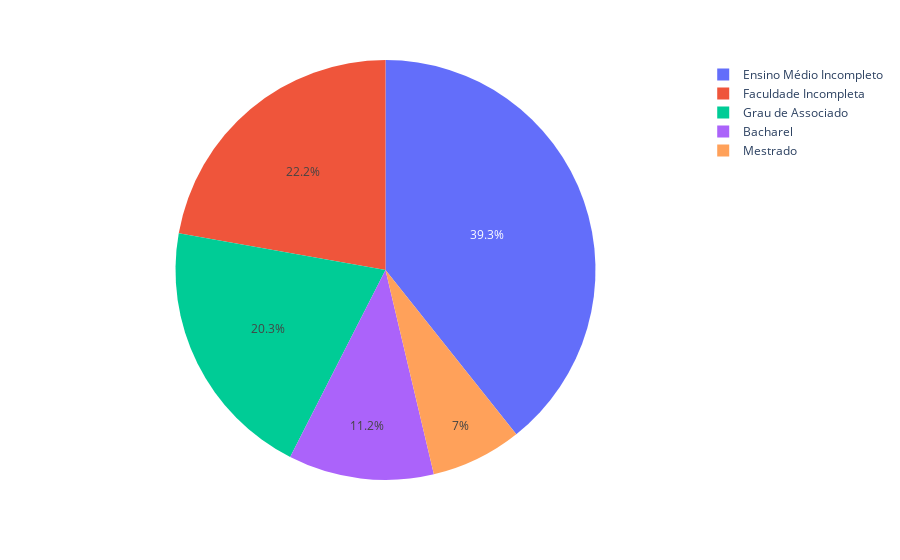

The notebook cell saved with this chart:
### Code cell
parental_degree_pie = px.pie(df, values = df['educ_parental'].value_counts().values, names = df['educ_parental'].value_counts().index)
parental_degree_pie.show()

### Figure 1 — Plotly figure (JSON) as saved in the notebook; plotly's stock layout.template omitted (floating-point values rounded to 4 significant figures)
{"data": [{"domain": {"x": [0, 1], "y": [0, 1]}, "hovertemplate": "label=%{label}<br>value=%{value}<extra></extra>", "labels": ["Ensino Médio Incompleto", "Faculdade Incompleta", "Grau de Associado", "Bacharel", "Mestrado"], "legendgroup": "", "name": "", "showlegend": true, "type": "pie", "values": [393, 222, 203, 112, 70]}], "layout": {"legend": {"tracegroupgap": 0}, "margin": {"t": 60}}}
